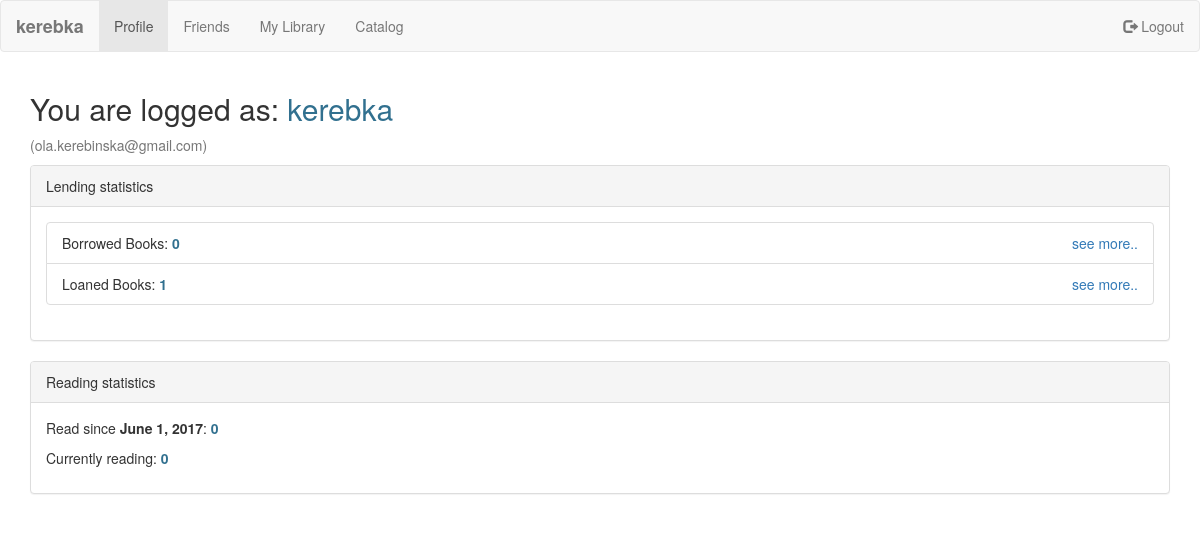
Before: /accounts/profile/ (signed in) with the older database file.
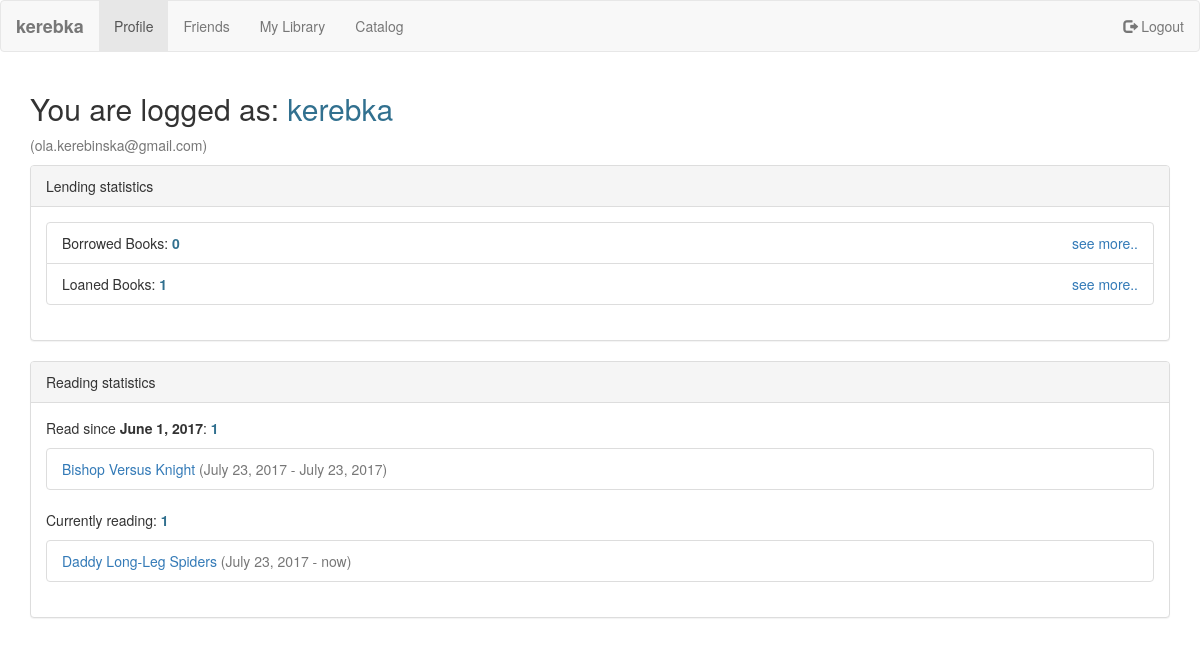
After: the same page with the newer database file.
### catalog/models.py (models this page shows, shortened)
class BookReadingHistory(models.Model):
    book_instance = models.ForeignKey(BookInstance, on_delete=models.CASCADE, null=False, blank=False)
    reader = models.ForeignKey(User, on_delete=models.SET_NULL, null=True, blank=True)
    start_reading = models.DateField(null=False, blank=False, default=datetime.date.today)
    end_reading = models.DateField(null=True, blank=True)
    class Meta:
        ordering = ["-start_reading", "book_instance"]

class BookInstance(models.Model):
    book = models.ForeignKey('Book', on_delete=models.SET_NULL, null=True, blank=True)
    LOAN_STATUS = (
        ('l', 'Loaned to'),
        ('o', 'Outside'),
        ('a', 'Available'),
    )
    status = models.CharField(max_length=1, choices=LOAN_STATUS, null=False, blank=False, default='a')
    borrowed_day = models.DateField(null=True, blank=True, default=datetime.date.today)
    book_owner = models.ForeignKey(User, on_delete=models.CASCADE, null=False, blank=False, related_name="owned_books")
    book_holder = models.ForeignKey(User, on_delete=models.SET_NULL, null=True, blank=True, related_name="held_books")
    comment = models.TextField(null=True, blank=True, max_length=1000)
    now_reading = models.BooleanField(null=False, blank=False, default=False)
    class Meta:
        ordering = ["-status", "book"]
        unique_together = (("book", "book_owner"),)

class Book(models.Model):
    title = models.CharField(max_length=200)
    author = models.CharField(max_length=200, validators=[alphanumeric])
    summary = models.TextField(null=True, blank=True, max_length=1000, help_text="Enter a brief description of the book")
    genre = models.ManyToManyField(Genre, blank=True, help_text="Select a genre for this book")
    isbn_13 = models.CharField('ISBN', max_length=13, null=True, blank=True,
                               help_text='13 Character <a href="https://www.isbn-international.org/content/what-isbn">ISBN number</a>')
    cover_url = models.URLField(null=True, blank=True)
    class Meta:
        ordering = ["title"]
        unique_together = (("title", "author"),)

### accounts/views.py (the view)
@login_required
def profile(request, *args, **kwargs):
    (last_month, book_list) = average_month_reading(request.user)
    book_count = 0
    if book_list:
        book_count = len(book_list)
    cur_book_list = currently_reading(request.user)
    cur_book_count = 0
    if cur_book_list:
        cur_book_count = len(cur_book_list)
    borrowed_from_count = currently_borrowed_from(request.user)
    lend_to_count = currently_lend_to(request.user)
    return render(request, "profile.html", {'last_month': last_month,
                                            'book_list': book_list,
                                            'book_count': book_count,
                                            'cur_book_list': cur_book_list,
                                            'cur_book_count': cur_book_count,
                                            'borrowed_count': borrowed_from_count,
                                            'lend_count': lend_to_count})

### catalog/functionality.py (called while the page is built)
def average_month_reading(user):
    today = datetime.date.today()
    first = today.replace(day=1)
    last_month = (first - datetime.timedelta(days=1)).replace(day=1)
    book_reading_history = BookReadingHistory.objects.filter(
        reader=user,
        end_reading__gte=last_month
    ).order_by('-end_reading', '-start_reading')
    return last_month, book_reading_history

def currently_reading(user):
    book_reading_history = BookReadingHistory.objects.filter(
        reader=user,
        end_reading=None
    )
    return book_reading_history

def currently_borrowed_from(user):
    borrowed_books = BookInstance.objects.filter(book_holder=user)
    return len(borrowed_books)

def currently_lend_to(user):
    borrowed_books = BookInstance.objects.filter(book_owner=user).exclude(status='a')
    return len(borrowed_books)

### accounts/templates/profile.html (shortened to what this page needs)
{% extends 'base.html' %}
{% load static %}
{% load bootstrap3 %}
{% load i18n %}
{% block nav %}{% include "navbar.html"  with active='profile' %}{% endblock %}
{% block head %}
    <link rel="stylesheet" type="text/css" href="{% static 'profile.css' %}"/>
{% endblock %}
{% block content %}
    <div class="container">
        <h2>You are logged as: <span class="text-info">{{ user }}</span></h2>
        <p class="text-muted">({{ user.email }})</p>
        <div class="panel panel-default">
            <div class="panel-heading">Lending statistics</div>
            <div class="panel-body">
                <ul class="list-group">
                    <li class="list-group-item">Borrowed Books: <strong class="text-info">{{ borrowed_count }}</strong>
                        <a class="pull-right" href="{% url 'borrowed_books_url' pk_user=user.pk %}">see more..</a>
                    </li>
                    <li class="list-group-item">Loaned Books: <strong class="text-info">{{ lend_count }}</strong>
                        <a class="pull-right" href="{% url 'users_books_url' pk_user=user.pk %}">see more..</a>
                    </li>
                </ul>
            </div>
        </div>
        <div class="panel panel-default">
            <div class="panel-heading">Reading statistics</div>
            <div class="panel-body">
                <p>Read since <strong>{{ last_month }}</strong>: <strong class="text-info">{{ book_count }}</strong></p>
                {% if book_list %}
                    <ol class="list-group">
                        {% for read_book in book_list %}
                            <li class="list-group-item">
                                <a href="
                                    {% if read_book.book_instance.book %}{% url 'users_books_update_url' pk_user=user.pk pk=read_book.book_instance.pk %}
                                    {% endif %}">{{ read_book.book_instance.book.title }}</a>
                                <span class="text-muted"> ({{ read_book.start_reading }} - {{ read_book.end_reading }})</span>
                            </li>
                        {% endfor %}
                    </ol>
                {% endif %}
                <p>Currently reading: <strong class="text-info">{{ cur_book_count }}</strong></p>
                {% if cur_book_list %}
                    <ol class="list-group">
                        {% for read_book in cur_book_list %}
                            <li class="list-group-item">
                                <a href="
                                    {% if read_book.book_instance.book %}{% url 'users_books_update_url' pk_user=user.pk pk=read_book.book_instance.pk %}
                                    {% endif %}">{{ read_book.book_instance.book.title }}</a>
                                <span class="text-muted"> ({{ read_book.start_reading }} - now)</span>
                            </li>
                        {% endfor %}
                    </ol>
                {% endif %}
            </div>
        </div>
    </div>
{% endblock %}

Changed rows visible on the page:
added BookReadingHistory: book_instance.book "Bishop Versus Knight", start_reading "July 23, 2017", end_reading "July 23, 2017", shown under "You are logged as: kerebka"
added BookReadingHistory: book_instance.book "Daddy Long-Leg Spiders", start_reading "July 23, 2017"
Other visible differences:
{{ book_count }}: "0" → "1"
{{ cur_book_count }}: "0" → "1"
